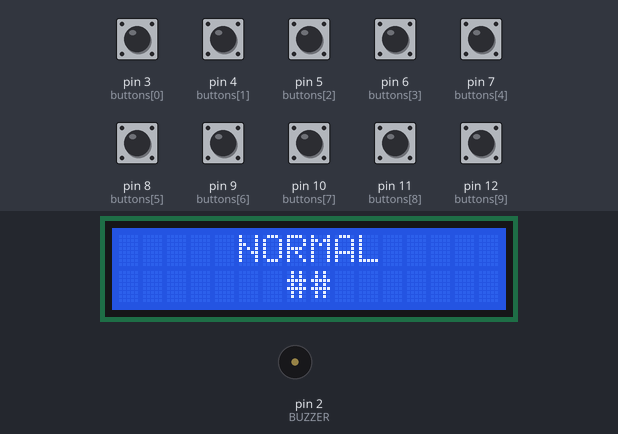
This sketch was run on a simulated Arduino Uno, built with avr-gcc and run on an emulated ATmega328P. On the bench: 16×2 character LCD, buzzer (waves = sounding). The test bench sets the inputs (shaded band); at power-on: pin 3 (buttons[0]), pin 4 (buttons[1]), pin 5 (buttons[2]), pin 6 (buttons[3]), pin 7 (buttons[4]), pin 8 (buttons[5]), pin 9 (buttons[6]), pin 10 (buttons[7]), pin 11 (buttons[8]), pin 12 (buttons[9]) HIGH. What the sketch prints to the serial monitor is not drawn.

Above: at 1.3 s.
1.4 s: pin 11 (buttons[8]) pulled LOW for 1 s
At 3.8 s:
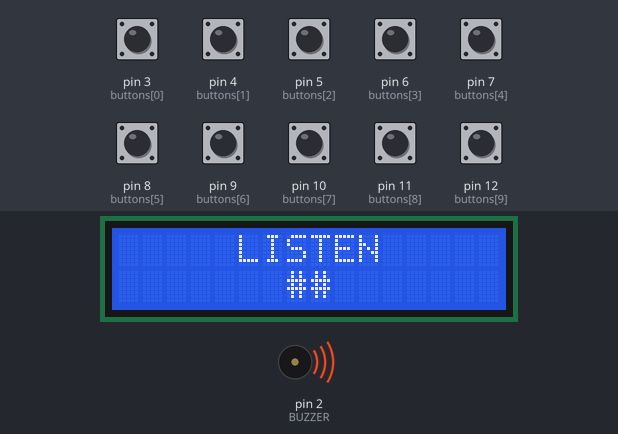
4.1 s: pin 12 (buttons[9]) pulled LOW for 1 s
At 4.88 s:
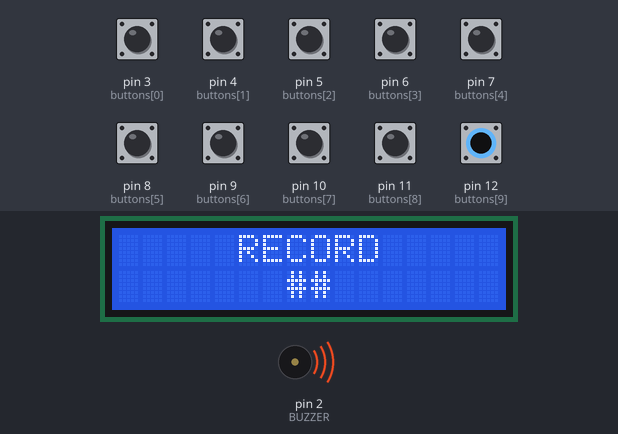
6.6 s: pin 3 (buttons[0]) pulled LOW for 0.15 s
At 8.0 s:
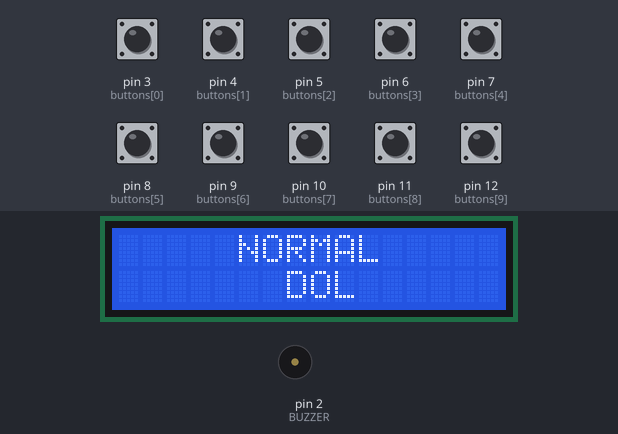
8.3 s: pin 4 (buttons[1]) pulled LOW for 0.15 s
At 9.2 s:
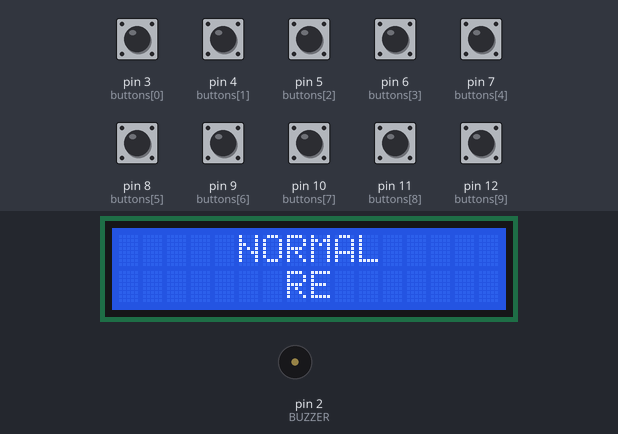
10.0 s: pin 5 (buttons[2]) pulled LOW for 0.15 s
At 10.5 s:
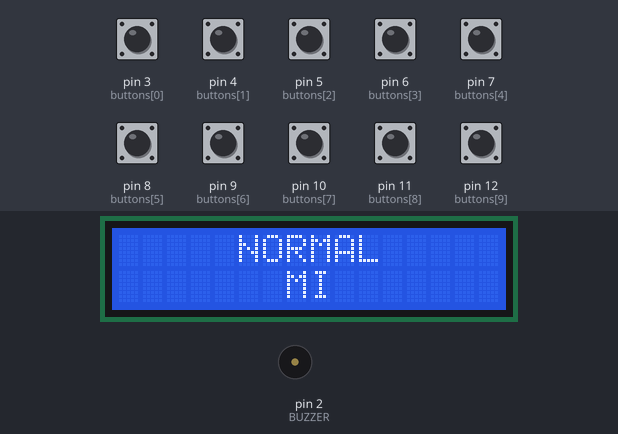
11.7 s: pin 6 (buttons[3]) pulled LOW for 0.15 s
At 13.0 s:
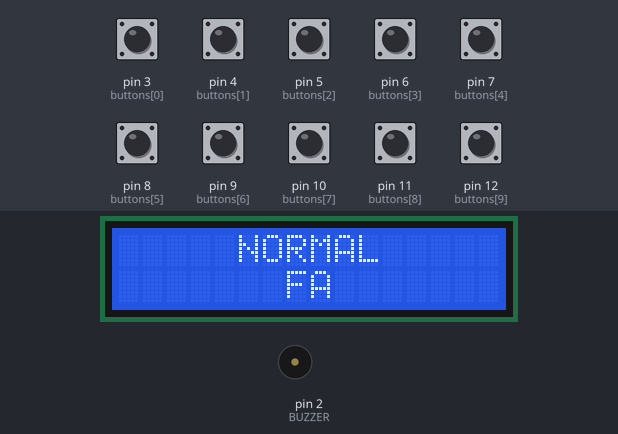
Timing chart, 0 to 14.4 s (numbered marks = the images above; inputs shaded):
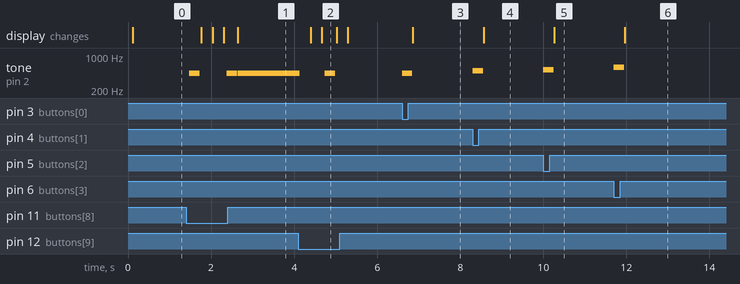

Measured:
- after the input at 1.4 s, tone on pin 2 (BUZZER): goes 440 Hz 0.25 s, silent 0.65 s, 440 Hz 0.25 s, silent 0.01 s, then 440 Hz, starting after 0.08 s; the display: changes after 0.36 s (image 1)
- after the input at 4.1 s, tone on pin 2 (BUZZER): 440 Hz → silent at once, → 440 Hz 0.60 s later, → silent 0.25 s later; the display: first changes after 0.30 s (image 2 shows a later state)
- after the input at 6.6 s, tone on pin 2 (BUZZER): silent → 440 Hz at once, → silent 0.25 s later; the display: changes after 0.26 s (image 3)
- after the input at 8.3 s, tone on pin 2 (BUZZER): silent → 494 Hz at once, → silent 0.25 s later; the display: changes after 0.26 s (image 4)
- after the input at 10.0 s, tone on pin 2 (BUZZER): silent → 523 Hz at once, → silent 0.25 s later; the display: changes after 0.26 s (image 5)
- after the input at 11.7 s, tone on pin 2 (BUZZER): silent → 587 Hz at once, → silent 0.25 s later; the display: changes after 0.26 s (image 6)

The sketch:

lcd_piano.ino
```cpp
#include <EEPROM.h>
#include <LiquidCrystal_I2C.h>
#include <Wire.h>

#define DEBUG

#ifdef DEBUG
#define dprint(s) Serial.print(s)
#define dprintln(s) Serial.println(s)
#else
#define dprint(s) do {} while(0)
#define dprintln(s) do {} while(0)
#endif

// BUTTONS
const unsigned int buttons[] = {
	3,  // DOL
	4,  // RE
	5,  // MI
	6,  // FA
	7,  // SOL
	8,  // LA
	9,  // SI
	10, // DOH
	11, // MODE_PREV
	12  // MODE_NEXT
}; // PINS

const char buttons_char[][10] {
	{"DOL"},
	{"RE"},
	{"MI"},
	{"FA"},
	{"SOL"},
	{"LA"},
	{"SI"},
	{"DOH"},
	{"MODE_PREV"},
	{"MODE_NEXT"}
}; // BUTTONS AS CHAR
const unsigned int buttons_count = sizeof(buttons) / sizeof(buttons[0]);

enum buttons_type {
	DOL = 0,
	RE = 1,
	MI = 2,
	FA = 3,
	SOL = 4,
	LA = 5,
	SI = 6,
	DOH = 7,
	MODE_PREV = 8,
	MODE_NEXT = 9
};


// PIANO
enum piano_type { NORMAL = 0, RECORD = 1, LISTEN = 2 };
const char piano_states[][7] = {
	{"NORMAL"},
	{"RECORD"},
	{"LISTEN"}
};
unsigned int piano_mode = NORMAL;
const unsigned int PIANO_MODES_COUNT = 3;
unsigned int buttons_state[buttons_count] = {0}; // LOW = 0


// BUZZER
const int BUZZER = 2;

const unsigned int note_duration = 1000 / 4;
const unsigned int notes_freqs[] = {
	440, // DOL
	494, // RE
	523, // MI
	587, // FA
	659, // SOL
	698, // LA
	783, // SI
	880  // DOH
};

const unsigned int SONG_CAPACITY = 127;
unsigned int song[SONG_CAPACITY] = {0};
unsigned int song_length = 0;

unsigned long previous_millis = 0;
unsigned int listen_cursor = 0;

unsigned int record_cursor = 0;
bool can_record = false;


// LCD
enum LCD_PROPS { LCD_LINE_LENGTH = 16, LCD_LINE_COUNT = 2, LCD_ADDRESS = 0x27 };
LiquidCrystal_I2C lcd(LCD_ADDRESS, LCD_LINE_LENGTH, LCD_LINE_COUNT);
bool lcd_line_changed = false;
char lcd_line[LCD_LINE_COUNT][LCD_LINE_LENGTH] = {{"NORMAL"}, {"##"}};


// change the lines of the lcd and
void lcd_change_line(unsigned int button)
{
	switch (button) {
		case DOL:
			strncpy(lcd_line[1], buttons_char[DOL], LCD_LINE_LENGTH);
			break;

		case RE:
			strncpy(lcd_line[1], buttons_char[RE], LCD_LINE_LENGTH);
			break;

		case MI:
			strncpy(lcd_line[1], buttons_char[MI], LCD_LINE_LENGTH);
			break;

		case FA:
			strncpy(lcd_line[1], buttons_char[FA], LCD_LINE_LENGTH);
			break;

		case SOL:
			strncpy(lcd_line[1], buttons_char[SOL], LCD_LINE_LENGTH);
			break;

		case LA:
			strncpy(lcd_line[1], buttons_char[LA], LCD_LINE_LENGTH);
			break;

		case SI:
			strncpy(lcd_line[1], buttons_char[SI], LCD_LINE_LENGTH);
			break;

		case DOH:
			strncpy(lcd_line[1], buttons_char[DOH], LCD_LINE_LENGTH);
			break;

		case MODE_PREV:
			strncpy(lcd_line[0], piano_states[piano_mode], LCD_LINE_LENGTH);
			break;

		case MODE_NEXT:
			strncpy(lcd_line[0], piano_states[piano_mode], LCD_LINE_LENGTH);
			break;

		default:
			strncpy(lcd_line[1], "##", LCD_LINE_LENGTH);
			break;
	}

	dprintln("Changed one of the lcd lines");

	if (piano_mode == LISTEN) {
		strncpy(lcd_line[1], "##", LCD_LINE_LENGTH);
		dprintln("Changed lcd last pressed key to: NONE (LISTEN MODE)");
	}

	lcd_line_changed = true;
}

// update the lines of the lcd
void update_lcd()
{
	lcd.clear();

	lcd.setCursor(5, 0);
	lcd.print(lcd_line[0]);

	lcd.setCursor(7, 1);
	lcd.print(lcd_line[1]);
}


// Play the note received as parameter
void play_note(unsigned int note)
{
	if (note > DOH) {
		dprintln("invalid note");
		return;
	}

	tone(BUZZER, notes_freqs[note], note_duration);
}

// Start the recording of the song
void start_recording(void)
{
	strncpy(lcd_line[1], "oo", LCD_LINE_LENGTH);
	dprintln("Changed one of the lcd lines");

	lcd_line_changed = true;

	memset(song, 0, SONG_CAPACITY * sizeof(int));
	dprintln("Deleted last saved song");

	can_record = true;
}

// Save the song to the EEPROM
void save_song(void)
{
	song_length = record_cursor;

	EEPROM.put(0, song_length);
	dprintln("Saved song length to EEPROM");

	for (unsigned long i = sizeof(int); i < (song_length + 1) * sizeof(int); i += sizeof(int)) {
		EEPROM.put(i, song[i / sizeof(int) - 1]);
	}

	dprintln("Saved entire song to EEPROM");

	for (unsigned long i = (song_length + 1) * sizeof(int); i < EEPROM.length(); i += sizeof(int)) {
		EEPROM.put(i, 0);
	}
}

/*
* Save the last note played and if we reached the capacity of the song
* save the entire song to the EEPROM and put the piano in the next mode
*/
void save_note(unsigned int note)
{
	song[record_cursor++] = note;
	dprint("Saved ");
	dprint(buttons_char[note]);
	dprint(" at position ");
	dprintln(record_cursor - 1);

	if (record_cursor >= SONG_CAPACITY) {
		save_song();

		piano_mode = (piano_mode + 1) % PIANO_MODES_COUNT;
		lcd_change_line(MODE_NEXT);

		dprint("Changed piano mode to: ");
		dprintln(piano_states[piano_mode]);

		record_cursor = 0;
		can_record = false;
	}

	dprintln("Max length of song reached");
}


// read the states (LOW = pressed; HIGH = unpressed) of the buttons
void read_buttons_states(void)
{
	for (int i = 0; i < buttons_count; ++i) {
		buttons_state[i] = digitalRead(buttons[i]);
	}
}

// do the desired action for each button
void compute_buttons_states(void)
{
	if (buttons_state[MODE_NEXT] == LOW) {
		dprint("Pressed key: ");
		dprintln(buttons_char[MODE_NEXT]);

		if (piano_mode == RECORD && can_record) {
			save_song();

			can_record = false;
		}

		piano_mode = (piano_mode + 1) % PIANO_MODES_COUNT;
		lcd_change_line(MODE_NEXT);

		// reset cursors;
		listen_cursor = 0;
		record_cursor = 0;

		dprint("Changed piano mode to: ");
		dprintln(piano_states[piano_mode]);
	}

	if (buttons_state[MODE_PREV] == LOW) {
		dprint("Pressed key: ");
		dprintln(buttons_char[MODE_NEXT]);

		if (piano_mode == NORMAL) {
			piano_mode = LISTEN;
		} else {
			piano_mode = piano_mode - 1;
		}

		lcd_change_line(MODE_PREV);

		// reset cursors;
		listen_cursor = 0;
		record_cursor = 0;

		dprint("Changed piano mode to: ");
		dprintln(piano_states[piano_mode]);
	}

	if (piano_mode != LISTEN) {
		if (buttons_state[DOL] == LOW) {
			dprint("Pressed key: ");
			dprintln(buttons_char[DOL]);

			lcd_change_line(DOL);
			play_note(DOL);

			if (piano_mode == RECORD) {
				if (!can_record) {
					start_recording();
				} else {
					save_note(DOL);
				}
			}
		}

		if (buttons_state[RE] == LOW) {
			dprint("Pressed key: ");
			dprintln(buttons_char[RE]);

			lcd_change_line(RE);
			play_note(RE);

			if (piano_mode == RECORD) {
				if (!can_record) {
					start_recording();
				} else {
					save_note(RE);
				}
			}
		}

		if (buttons_state[MI] == LOW) {
			dprint("Pressed key: ");
			dprintln(buttons_char[MI]);

			lcd_change_line(MI);
			play_note(MI);

			if (piano_mode == RECORD) {
				if (!can_record) {
					start_recording();
				} else {
					save_note(MI);
				}
			}
		}

		if (buttons_state[FA] == LOW) {
			dprint("Pressed key: ");
			dprintln(buttons_char[FA]);

			lcd_change_line(FA);
			play_note(FA);

			if (piano_mode == RECORD) {
				if (!can_record) {
					start_recording();
				} else {
					save_note(FA);
				}
			}
		}

		if (buttons_state[SOL] == LOW) {
			dprint("Pressed key: ");
			dprintln(buttons_char[SOL]);

			lcd_change_line(SOL);
			play_note(SOL);

			if (piano_mode == RECORD) {
				if (!can_record) {
					start_recording();
				} else {
					save_note(SOL);
				}
			}
		}

		if (buttons_state[LA] == LOW) {
			dprint("Pressed key: ");
			dprintln(buttons_char[LA]);

			lcd_change_line(LA);
			play_note(LA);

			if (piano_mode == RECORD) {
				if (!can_record) {
					start_recording();
				} else {
					save_note(LA);
				}
			}
		}

		if (buttons_state[SI] == LOW) {
			dprint("Pressed key: ");
			dprintln(buttons_char[SI]);

			lcd_change_line(SI);
			play_note(SI);

			if (piano_mode == RECORD) {
				if (!can_record) {
					start_recording();
				} else {
					save_note(SI);
				}
			}
		}

		if (buttons_state[DOH] == LOW) {
			dprint("Pressed key: ");
			dprintln(buttons_char[DOH]);

			lcd_change_line(DOH);
			play_note(DOH);

			if (piano_mode == RECORD) {
				if (!can_record) {
					start_recording();
				} else {
					save_note(DOH);
				}
			}
		}
	} else {
		/*
		* Piano is in LISTEN mode
		*
		* This means we don't have to play the tones of the buttons,
		* only the tones of the recorded song
		*/
		unsigned long current_millis = millis();

		// Play the next song only if the previous one ended
		if ((song_length > 0) && (current_millis - previous_millis >= note_duration)) {
			previous_millis = current_millis;

			play_note(song[listen_cursor]);

			listen_cursor = (listen_cursor + 1) % song_length;
		}
	}

	for (unsigned int i = 0; i < buttons_count; ++i) {
		/*
		if the piano is in the LISTEN MODE
		playing notes by buttons is disabled
		so we don't need to wait if a button
		is touched
		*/
		if (piano_mode == LISTEN && i <= DOH) {
			continue;
		}

		if (buttons_state[i] == LOW) {
			delay(note_duration);
			break;
		}
	}
}

void setup()
{
	// initialize serial interface
	Serial.begin(9600);

	while (!Serial) {}

	dprintln("Initialized Serial interface");

	// initialize pins
	for (unsigned int i = 0; i < buttons_count; ++i) {
		pinMode(buttons[i], INPUT_PULLUP);
		buttons_state[i] = HIGH;
	}

	dprintln("Initialized pins");


	// load song from EEPROM

	// load the length of the song first
	EEPROM.get(0, song_length);
	dprint("Song length from EEPROM: ");
	dprintln(song_length);

	// load the notes of the song
	dprint("Song notes from EERPOM: ");

	for (unsigned long i = sizeof(int); i < (song_length + 1) * sizeof(int); i += sizeof(int)) {
		EEPROM.get(i, song[i / sizeof(int) - 1]);
		dprint(buttons_char[song[i / sizeof(int) - 1]]);
		dprint(" ");
	}

	dprintln();

	// To show that the buzzer plays the same note with different sounds
	//  song_length = 1;

	// initialize the lcd
	lcd.init();
	lcd.backlight();
	lcd.setCursor(5, 0);
	lcd.print(lcd_line[0]);
	lcd.setCursor(7, 1);
	lcd.print(lcd_line[1]);
}

void loop()
{
	// read buttons states
	read_buttons_states();

	// compute pressed buttons
	compute_buttons_states();

	// if a button is pressed change the display
	if (lcd_line_changed) {
		lcd_line_changed = false;

		update_lcd();
	}
}
```
